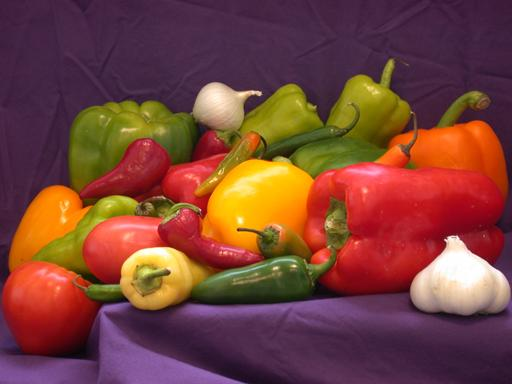
#> input picture Lab 2/sample1.jpg, 512 x 384 px
$ python exercise1.py
#> lines starting #> are read from the running program, lines starting #| are printed output that depends on the picture
import cv2
import numpy as np
import matplotlib.pyplot as plt

img = cv2.imread('sample1.jpg')
#> img is the input picture: shape (384, 512, 3); mean B, G, R 57.8, 66.4, 120.7

B, G, R = cv2.split(img)
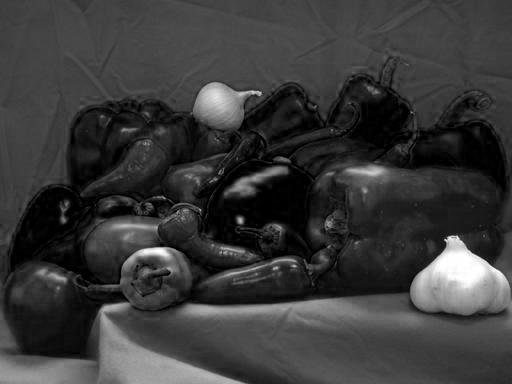
#> B: shape (384, 512); min 0, max 255, mean 57.8
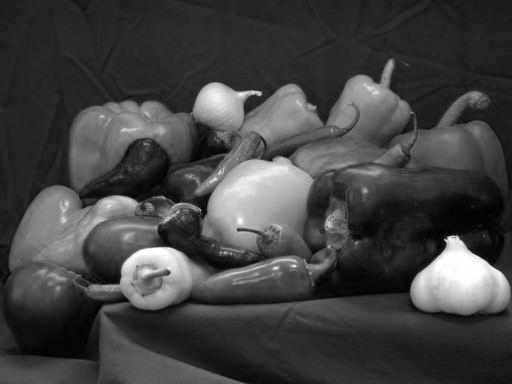
#> G: shape (384, 512); min 0, max 255, mean 66.4
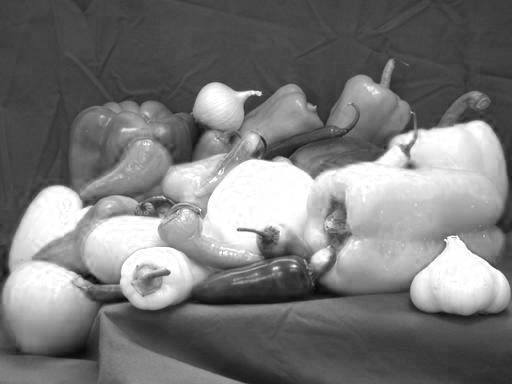
#> R: shape (384, 512); min 8, max 255, mean 120.7

B_hist = np.histogram(np.array(B, dtype=np.uint8).ravel(), 255)[0]
#> B_hist = 255 values, max 7360 at index 0, min 15 at index 231, mean 771
G_hist = np.histogram(np.array(G, dtype=np.uint8).ravel(), 255)[0]
#> G_hist = 255 values, max 6854 at index 36, min 37 at index 246, mean 771
R_hist = np.histogram(np.array(R, dtype=np.uint8).ravel(), 255)[0]
#> R_hist = 255 values, max 7596 at index 254, min 0 at index 31, mean 771

fig, (ax1, ax2) = plt.subplots(1, 2)

ax1.imshow(cv2.cvtColor(img, cv2.COLOR_BGR2RGB))

ax2.plot(B_hist, 'b', linewidth=1)
ax2.plot(G_hist, 'g', linewidth=1)
ax2.plot(R_hist, 'r', linewidth=1)
ax2.legend(['Blue', 'Green', 'Red'])
plt.show()
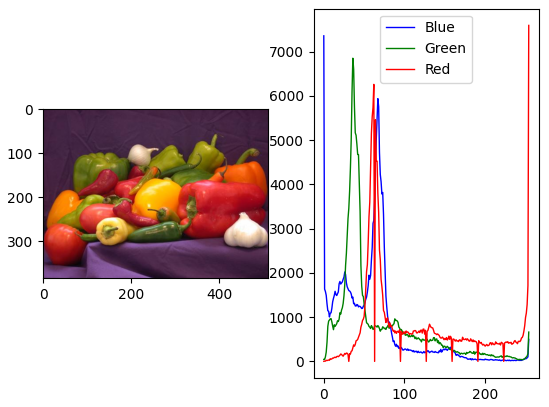
#> figure drawn by matplotlib, 2 panels; panel 2: curve peaks at x = 0, y = 7360; panel 2: curve peaks at x = 36, y = 6854; panel 2: curve peaks at x = 254, y = 7596

$ run again, with Lab 2/sample2.jpg copied over Lab 2/sample1.jpg
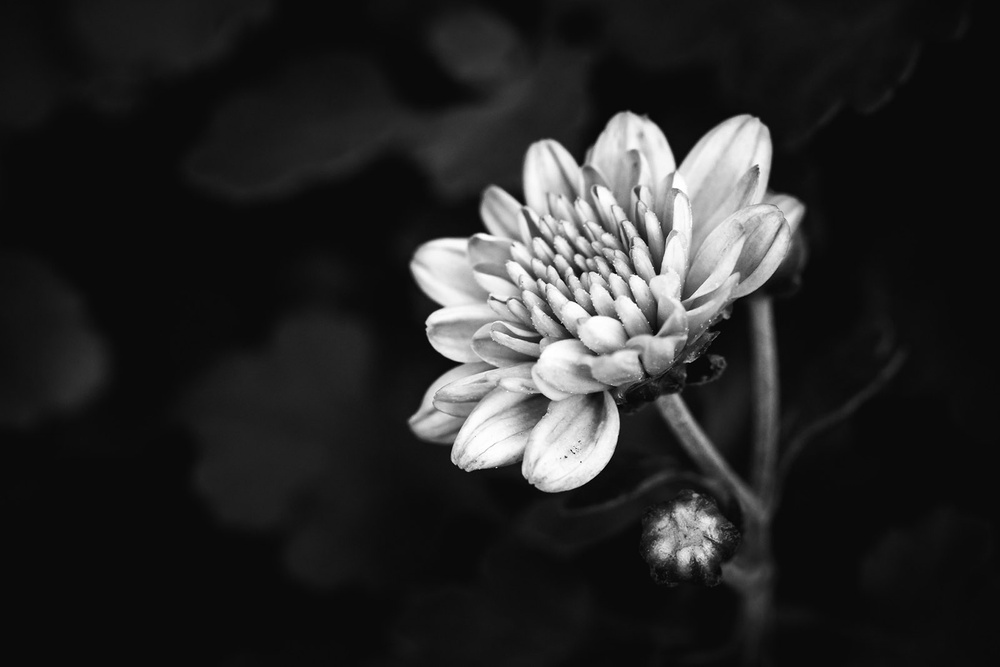
#> input picture Lab 2/sample2.jpg, 1000 x 667 px, shrunk from 1600 x 1067 before the run
#> img is the input picture: shape (667, 1000, 3); min 0, max 255, mean 40.3
#> B_hist = 255 values, max 213017 at index 10, min 4 at index 1, mean 2615.7
#> G_hist has the same summary as B_hist
#> R_hist has the same summary as B_hist
#> `plt.show()`:
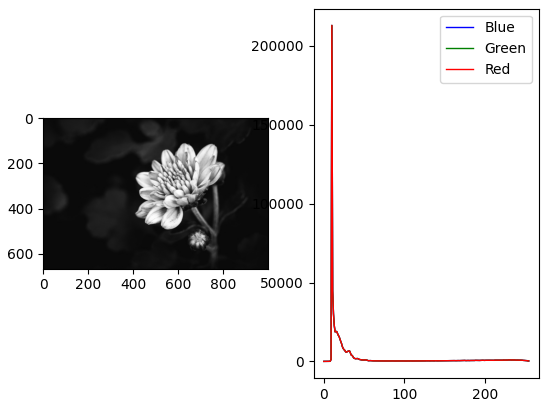
#> figure drawn by matplotlib, 2 panels; panel 2: curve peaks at x = 10, y = 213017; panel 2: curve peaks at x = 10, y = 213017; panel 2: curve peaks at x = 10, y = 213017

$ run again, with Lab 2/sample3.jpg copied over Lab 2/sample1.jpg
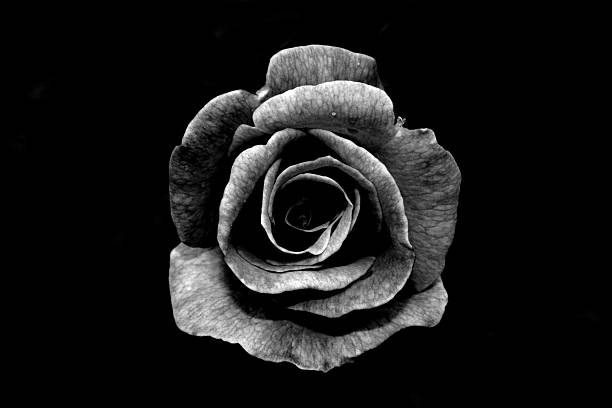
#> input picture Lab 2/sample3.jpg, 612 x 408 px
#> img is the input picture: shape (408, 612, 3); min 0, max 255, mean 24.8
#> B_hist = 255 values, max 176769 at index 1, min 21 at index 253, mean 979.2
#> G_hist has the same summary as B_hist
#> R_hist has the same summary as B_hist
#> `plt.show()`:
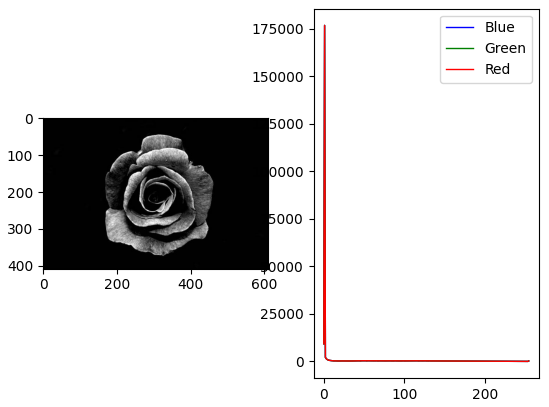
#> figure drawn by matplotlib, 2 panels; panel 2: curve peaks at x = 1, y = 176769; panel 2: curve peaks at x = 1, y = 176769; panel 2: curve peaks at x = 1, y = 176769
